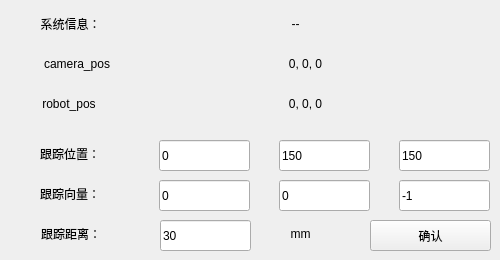
    <widget class="QWidget" name="tab">
     <attribute name="title">
      <string>camera</string>
     </attribute>
     <widget class="QLineEdit" name="pos_y">
      <property name="geometry">
       <rect>
        <x>279</x>
        <y>140</y>
        <width>91</width>
        <height>31</height>
       </rect>
      </property>
      <property name="sizePolicy">
       <sizepolicy hsizetype="Expanding" vsizetype="Fixed">
        <horstretch>0</horstretch>
        <verstretch>0</verstretch>
       </sizepolicy>
      </property>
      <property name="text">
       <string>150</string>
      </property>
     </widget>
     <widget class="QLineEdit" name="pos_z">
      <property name="geometry">
       <rect>
        <x>399</x>
        <y>140</y>
        <width>91</width>
        <height>31</height>
       </rect>
      </property>
      <property name="sizePolicy">
       <sizepolicy hsizetype="Expanding" vsizetype="Fixed">
        <horstretch>0</horstretch>
        <verstretch>0</verstretch>
       </sizepolicy>
      </property>
      <property name="text">
       <string>150</string>
      </property>
     </widget>
     <widget class="QLineEdit" name="nor_z">
      <property name="geometry">
       <rect>
        <x>399</x>
        <y>180</y>
        <width>91</width>
        <height>31</height>
       </rect>
      </property>
      <property name="sizePolicy">
       <sizepolicy hsizetype="Expanding" vsizetype="Fixed">
        <horstretch>0</horstretch>
        <verstretch>0</verstretch>
       </sizepolicy>
      </property>
      <property name="text">
       <string>-1</string>
      </property>
     </widget>
     <widget class="QLineEdit" name="nor_y">
      <property name="geometry">
       <rect>
        <x>279</x>
        <y>180</y>
        <width>91</width>
        <height>31</height>
       </rect>
      </property>
      <property name="sizePolicy">
       <sizepolicy hsizetype="Expanding" vsizetype="Fixed">
        <horstretch>0</horstretch>
        <verstretch>0</verstretch>
       </sizepolicy>
      </property>
      <property name="text">
       <string>0</string>
      </property>
     </widget>
     <widget class="QLineEdit" name="nor_x">
      <property name="geometry">
       <rect>
        <x>159</x>
        <y>180</y>
        <width>91</width>
        <height>31</height>
       </rect>
      </property>
      <property name="sizePolicy">
       <sizepolicy hsizetype="Expanding" vsizetype="Fixed">
        <horstretch>0</horstretch>
        <verstretch>0</verstretch>
       </sizepolicy>
      </property>
      <property name="text">
       <string>0</string>
      </property>
     </widget>
     <widget class="QPushButton" name="pb_readdata">
      <property name="geometry">
       <rect>
        <x>370</x>
        <y>220</y>
        <width>121</width>
        <height>31</height>
       </rect>
      </property>
      <property name="text">
       <string>确认</string>
      </property>
     </widget>
     <widget class="QLabel" name="lb32">
      <property name="geometry">
       <rect>
        <x>160</x>
        <y>90</y>
        <width>291</width>
        <height>27</height>
       </rect>
      </property>
      <property name="sizePolicy">
       <sizepolicy hsizetype="Preferred" vsizetype="Fixed">
        <horstretch>0</horstretch>
        <verstretch>0</verstretch>
       </sizepolicy>
      </property>
      <property name="text">
       <string>0, 0, 0</string>
      </property>
      <property name="alignment">
       <set>Qt::AlignCenter</set>
      </property>
     </widget>
     <widget class="QLabel" name="lb21">
      <property name="geometry">
       <rect>
        <x>20</x>
        <y>50</y>
        <width>114</width>
        <height>27</height>
       </rect>
      </property>
      <property name="text">
       <string>camera_pos</string>
      </property>
      <property name="alignment">
       <set>Qt::AlignCenter</set>
      </property>
     </widget>
     <widget class="QLabel" name="lb22">
      <property name="geometry">
       <rect>
        <x>160</x>
        <y>50</y>
        <width>291</width>
        <height>27</height>
       </rect>
      </property>
      <property name="sizePolicy">
       <sizepolicy hsizetype="Preferred" vsizetype="Fixed">
        <horstretch>0</horstretch>
        <verstretch>0</verstretch>
       </sizepolicy>
      </property>
      <property name="text">
       <string>0, 0, 0</string>
      </property>
      <property name="alignment">
       <set>Qt::AlignCenter</set>
      </property>
     </widget>
     <widget class="QLabel" name="lb31">
      <property name="geometry">
       <rect>
        <x>20</x>
        <y>90</y>
        <width>98</width>
        <height>27</height>
       </rect>
      </property>
      <property name="text">
       <string>robot_pos</string>
      </property>
      <property name="alignment">
       <set>Qt::AlignCenter</set>
      </property>
     </widget>
     <widget class="QLabel" name="lb12">
      <property name="geometry">
       <rect>
        <x>150</x>
        <y>10</y>
        <width>291</width>
        <height>27</height>
       </rect>
      </property>
      <property name="sizePolicy">
       <sizepolicy hsizetype="Preferred" vsizetype="Fixed">
        <horstretch>0</horstretch>
        <verstretch>0</verstretch>
       </sizepolicy>
      </property>
      <property name="text">
       <string>--</string>
      </property>
      <property name="alignment">
       <set>Qt::AlignCenter</set>
      </property>
     </widget>
     <widget class="QLabel" name="lb11">
      <property name="geometry">
       <rect>
        <x>20</x>
        <y>10</y>
        <width>101</width>
        <height>27</height>
       </rect>
      </property>
      <property name="text">
       <string>系统信息：</string>
      </property>
      <property name="alignment">
       <set>Qt::AlignCenter</set>
      </property>
     </widget>
     <widget class="QLabel" name="lb31_3">
      <property name="geometry">
       <rect>
        <x>20</x>
        <y>140</y>
        <width>100</width>
        <height>27</height>
       </rect>
      </property>
      <property name="text">
       <string>跟踪位置：</string>
      </property>
      <property name="alignment">
       <set>Qt::AlignCenter</set>
      </property>
     </widget>
     <widget class="QLabel" name="label_2">
      <property name="geometry">
       <rect>
        <x>20</x>
        <y>180</y>
        <width>100</width>
        <height>27</height>
       </rect>
      </property>
      <property name="sizePolicy">
       <sizepolicy hsizetype="Preferred" vsizetype="Preferred">
        <horstretch>0</horstretch>
        <verstretch>0</verstretch>
       </sizepolicy>
      </property>
      <property name="text">
       <string>跟踪向量：</string>
      </property>
      <property name="alignment">
       <set>Qt::AlignCenter</set>
      </property>
     </widget>
     <widget class="QLineEdit" name="pos_x">
      <property name="geometry">
       <rect>
        <x>159</x>
        <y>140</y>
        <width>91</width>
        <height>31</height>
       </rect>
      </property>
      <property name="sizePolicy">
       <sizepolicy hsizetype="Expanding" vsizetype="Fixed">
        <horstretch>0</horstretch>
        <verstretch>0</verstretch>
       </sizepolicy>
      </property>
      <property name="text">
       <string>0</string>
      </property>
     </widget>
     <widget class="QLabel" name="label_3">
      <property name="geometry">
       <rect>
        <x>21</x>
        <y>220</y>
        <width>100</width>
        <height>27</height>
       </rect>
      </property>
      <property name="sizePolicy">
       <sizepolicy hsizetype="Preferred" vsizetype="Preferred">
        <horstretch>0</horstretch>
        <verstretch>0</verstretch>
       </sizepolicy>
      </property>
      <property name="text">
       <string>跟踪距离：</string>
      </property>
      <property name="alignment">
       <set>Qt::AlignCenter</set>
      </property>
     </widget>
     <widget class="QLineEdit" name="tms2head">
      <property name="geometry">
       <rect>
        <x>160</x>
        <y>220</y>
        <width>91</width>
        <height>31</height>
       </rect>
      </property>
      <property name="sizePolicy">
       <sizepolicy hsizetype="Expanding" vsizetype="Fixed">
        <horstretch>0</horstretch>
        <verstretch>0</verstretch>
       </sizepolicy>
      </property>
      <property name="text">
       <string>30</string>
      </property>
     </widget>
     <widget class="QLabel" name="label_4">
      <property name="geometry">
       <rect>
        <x>270</x>
        <y>220</y>
        <width>61</width>
        <height>27</height>
       </rect>
      </property>
      <property name="sizePolicy">
       <sizepolicy hsizetype="Preferred" vsizetype="Preferred">
        <horstretch>0</horstretch>
        <verstretch>0</verstretch>
       </sizepolicy>
      </property>
      <property name="text">
       <string>mm</string>
      </property>
      <property name="alignment">
       <set>Qt::AlignCenter</set>
      </property>
     </widget>
    </widget>
